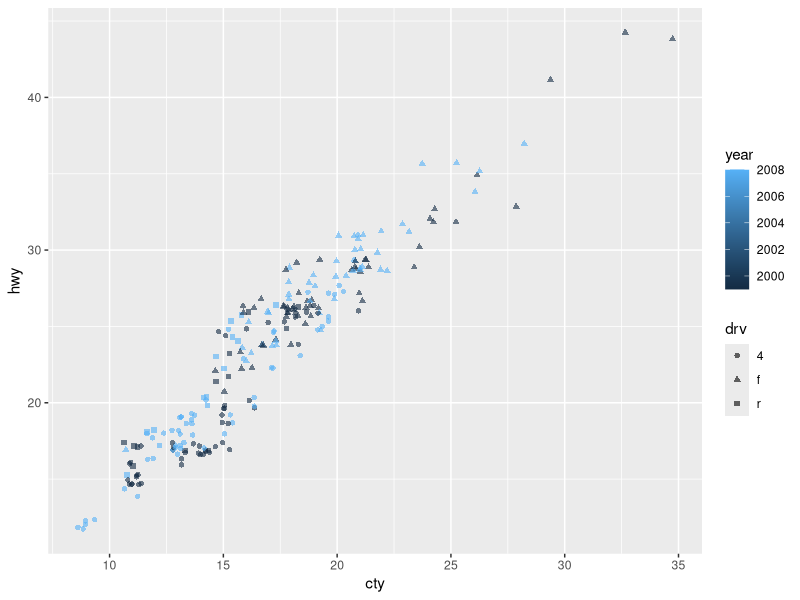
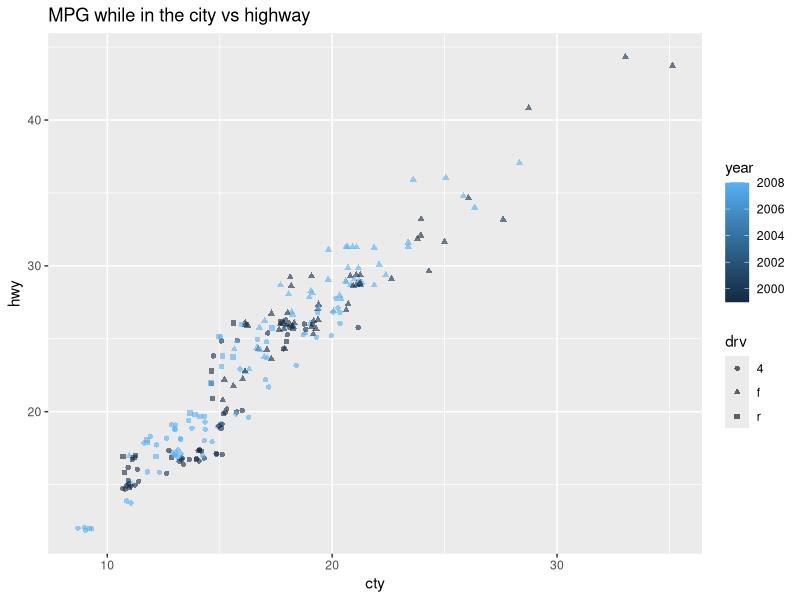

Recreate these plots in R, in order.
## ---- chunk 1
library(ggplot2)

mpg

ggplot(
  data = mpg,
  mapping = aes(
    x = cty,
    y = hwy,
    color = year,
    shape = drv
  ) 
) + geom_point(position = "jitter", alpha = 0.6) 
## ---- chunk 2
library(ggplot2)

mpg

ggplot(
  data = mpg,
  mapping = aes(
    x = cty,
    y = hwy,
    color = year,
    shape = drv
  ) 
) + geom_point(position = "jitter", alpha = 0.6) +
  labs(title = "MPG while in the city vs highway")
